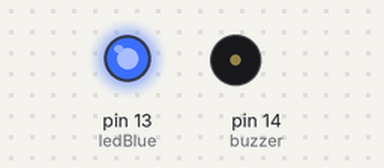
The sketch below on a simulated Arduino Uno, built with avr-gcc and run on an emulated ATmega328P. Shown: output pins drawn as LEDs (lit = HIGH), buzzer (waves = sounding).

Above: at 0.1 s.
At 0.5 s:
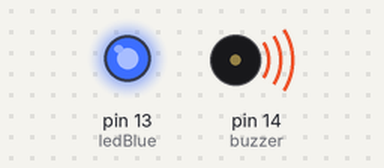
Timing chart, 0 to 2.1 s (numbered marks = the images above):
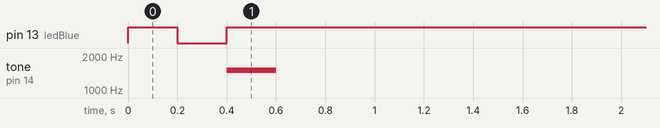

The sketch:

feature_test_spectrometer.ino
```cpp
#define ledBlue 13
#define buzzer 14

void setup() {
  Serial.begin(115200);
  pinMode(ledBlue, OUTPUT);
  pinMode(buzzer, OUTPUT);

  digitalWrite(ledBlue, HIGH);
  delay(200);
  digitalWrite(ledBlue, LOW);
  delay(200);
  digitalWrite(ledBlue, HIGH);

  tone(buzzer, 1100, 200);
  tone(buzzer, 1500, 200);
  delay(500);
}

void loop() {
  //Serial.println("test");
  //delay(500);
}
```
